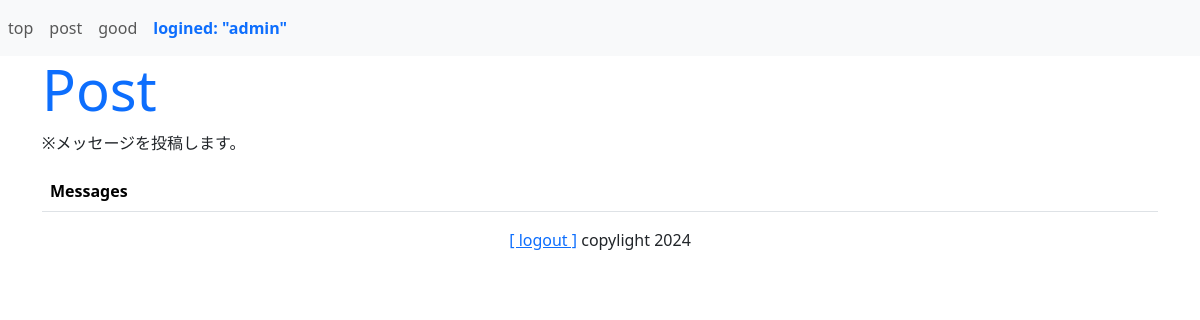
Page /sns/post (signed in) on the earlier database version.
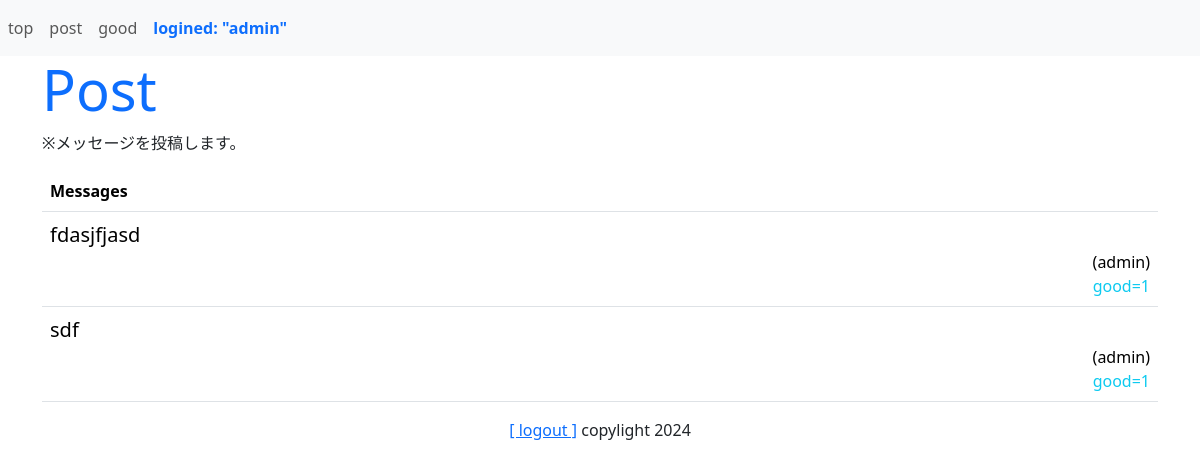
Same page on the later database version.
### sns/models.py (models this page shows, shortened)
class Message(models.Model):
    owner = models.ForeignKey(User,on_delete=models.CASCADE, related_name='message_owner')
    content = models.TextField(max_length=1000)
    good_count = models.IntegerField(default=0)
    pub_date = models.DateTimeField(auto_now_add=True)
    class Meta:
        ordering = ('-pub_date',)

### sns/views.py (the view)
# urls.py: path('post',views.post,name='post'),
@login_required(login_url='/admin/login/')
def post(request):
    if request.method == "POST":
        content = request.POST['content']
        msg = Message()
        msg.owner =  request.user
        msg.content = content
        msg.save()
        return redirect(to='/sns/')
    else:
        messages = Message.objects.filter(owner=request.user).all()
        params = {
            'login_user':request.user,
            'contents':messages,
        }
        return render(request, 'sns/post.html',params)

### hello/views.py (called while the page is built)
def sample_middleware(get_response):
    def middleware(request):
        counter = request.session.get('counter',0)
        request.session['counter'] = counter + 1
        response = get_response(request)
        print("count:" + str(counter))
        return response
    return middleware

### sns/templates/sns/post.html (shortened to what this page needs)
{% extends 'sns/layout.html' %}
{% block header %}
<h1 class="display-4 text-primary">Post</h1>
<p class="caption">※メッセージを投稿します。</p>
{% endblock %}
{% block content %}
<table class="table mt-3">
    <tr>
        <th>Messages</th>
    </tr>
    {% for item in contents %}
    <tr>
        <td>
            <p class="fs-5 my-0">
                {{ item.content }}
            </p>
            <p class="text-end my-0">({{item.owner}})</p>
            <p class="text-end my-0 text-info">
                good={{item.good_count}}
            </p>
        </td>
    </tr>
    {% endfor %}
</table>
{% endblock %}

Differences in the rows shown:
added Message: content "fdasjfjasd", owner "admin", good_count "1"
added Message: content "sdf", owner "admin", good_count "1"
